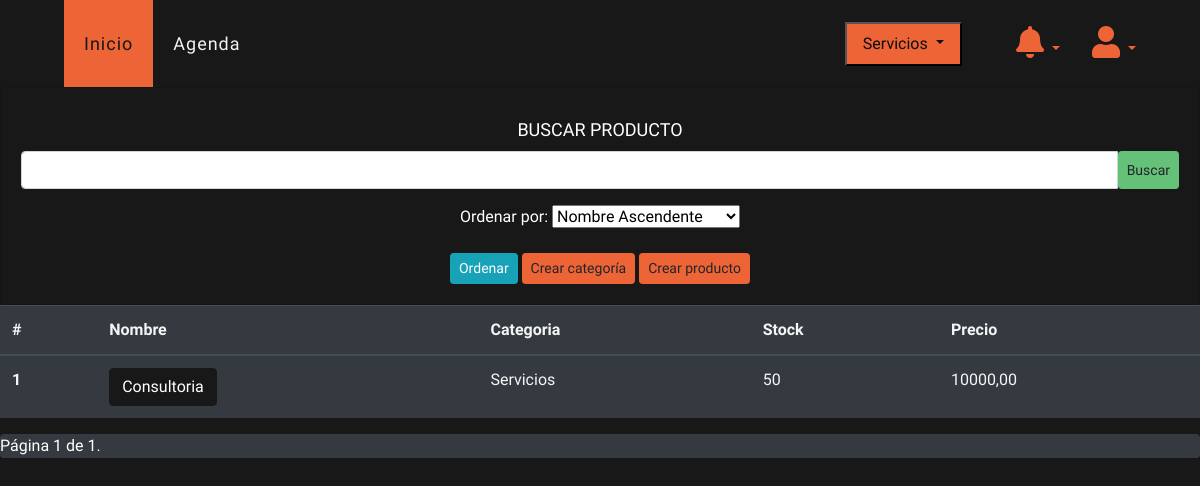
/ver/productos (signed in), run on an earlier commit of the app's database.
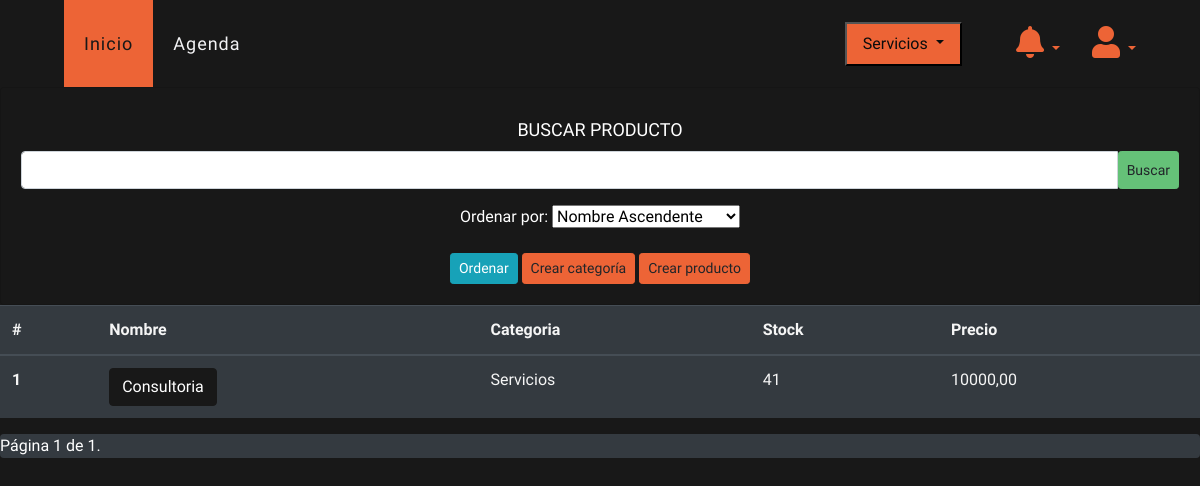
And on a later commit of the database.
### veterinary/models.py (models this page shows, shortened)
class Product(models.Model):
    name = models.CharField(max_length=150, verbose_name='Nombre', unique=True)
    cat = models.ForeignKey(Category, on_delete=models.CASCADE, verbose_name='Categoría')
    stock = models.IntegerField(default=0, verbose_name='Stock')
    pvp = models.DecimalField(default=0.00, max_digits=9, decimal_places=2, verbose_name='Precio de venta')
    veterinary = models.ForeignKey(Veterinary, on_delete=models.PROTECT, null=True, blank=True)
    class Meta:
        verbose_name = 'Producto'
        verbose_name_plural = 'Productos'
        ordering = ['id']

class Category(models.Model):
    name = models.CharField(max_length=150, verbose_name='Nombre', unique=True)
    desc = models.CharField(max_length=500, null=True, blank=True, verbose_name='Descripción')
    veterinary = models.ForeignKey(Veterinary, on_delete=models.PROTECT, null=True, blank=True)
    def __str__(self):
        return self.name
    class Meta:
        verbose_name = 'Categoria'
        verbose_name_plural = 'Categorias'
        ordering = ['id']

### veterinary/views.py (the view, shortened to what this page needs)
# urls.py: path("ver/productos", views.detailProduct, name="detailProduct"),
@login_required(login_url="login")
def detailProduct(request):
    veterinarylogued = request.user.veterinary
    products = Product.objects.filter(veterinary=veterinarylogued)
    form1 = CategoryForm(request.POST or None)
    form2 = ProductForm(request.POST or None)
    order_form = OrderForm(request.GET or None)
    if order_form.is_valid():
        order_by = order_form.cleaned_data["order_by"]
        if order_by:
            products = products.order_by(order_by)
    products = products.filter(name__contains=request.POST.get("search", ""))
    paginator = Paginator(products, 8)
    page_number = request.GET.get("page")
    page_obj = paginator.get_page(page_number)
    context = {
        "form1": form1,
        "form2": form2,
        "order_form": order_form,
        "page_obj": page_obj,
    }
    return render(request, "veterinary/detailProduct.html", context)

### veterinary/forms.py
class CategoryForm(ModelForm):
    class Meta:
        model = Category
        exclude = ['veterinary']
        widgets = {
            'name': TextInput(attrs={'class': 'form-control'}),
            'desc': TextInput(attrs={'class': 'form-control'})
        }
        labels = {
            'name': 'Nombre',
            'desc': 'Descripcion'
        }

class ProductForm(ModelForm):
    class Meta:
        model = Product
        fields = ['name', 'cat', 'stock', 'pvp']
        labels = {
            'name': 'Nombre',
            'cat': 'Categoría',
            'stock': 'Stock',
            'pvp': 'Precio de venta'
        }
        widgets = {
            'name': TextInput(attrs={'class': 'form-control'}),
            'cat': Select(attrs={'class': 'form-control'}),
            'stock': NumberInput(attrs={'class': 'form-control'}),
            'pvp': NumberInput(attrs={'class': 'form-control'}),
        }

### templates/veterinary/detailProduct.html (shortened to what this page needs)
{% extends 'layout/base3.html' %}
{% block 'style' %}
{% load static %}
<link rel="stylesheet" href="{% static 'css/estilo.css' %}">
{% endblock %}
{% block 'header' %}
{% include 'layout/partials/headerbase.html' %}
{% endblock %}
{% block 'content' %}
<div class="container-fluid" style="background-color: #181818;">
  <div class="row">
    <div class="col-md-12 col-sm-12 px-0">
      <div class="card bg-dark text-white">
        <div class="card-body text-center">
          <form action="" method="POST" style="margin-top:1vh;">
            <label style="font-size: 18px;">BUSCAR PRODUCTO</label>
            <div class="input-group mb-3">
              <input type="text" class="form-control" name="search">
              <button type="submit" class="btn btn-secondary btn-sm">Buscar</button>
            </div>
          </form>
          <form method="get" action="{% url 'detailProduct' %}" style="display: inline;">
            {{ order_form.as_p }}
            <button class="btn btn-info btn-sm" type="submit">Ordenar</button>
          </form>
          <button type="button" class="btn btn-secondary btn-sm" style="background-color: #ED6436; border: 1px solid #ED6436;" data-toggle="modal" data-target="#exampleModal">
            Crear categoría
          </button>
          <button type="button" class="btn btn-secondary btn-sm" style="background-color: #ED6436; border: 1px solid #ED6436;" data-toggle="modal" data-target="#exampleModal2">
            Crear producto
          </button>
        </div>
      </div>
    </div>
  </div>
</div>
    <div class="table-responsive">
      <table class="table table-dark">
          <thead>
              <tr>
                  <th scope="col">#</th>
                  <th scope="col">Nombre</th>
                  <th scope="col">Categoria</th>
                  <th scope="col">Stock</th>
                  <th scope="col">Precio</th>
              </tr>
          </thead>
          <tbody>
              {% for product in page_obj %}
                  <tr>
                      <th scope="row">{{ forloop.counter }}</th>
                      <td><a class="btn btn-dark" onclick="borrar({{product.id}})">{{ product.name }}</a></td>
                      <td>{{ product.cat }}</td>
                      <td>{{ product.stock }}</td>
                      <td>{{ product.pvp }}</td>
                  </tr>
              {% endfor %}
          </tbody>
      </table>
      <div class="pagination table-dark table-sm">
        <span class="step-links">
            <span class="current-page">
                Página {{ page_obj.number }} de {{ page_obj.paginator.num_pages }}.
            </span>
        </span>
      </div>
    </div>
{% endblock %}

What changed in the data, as far as the page shows it:
changed Product "Consultoria": stock "50" → "41"
